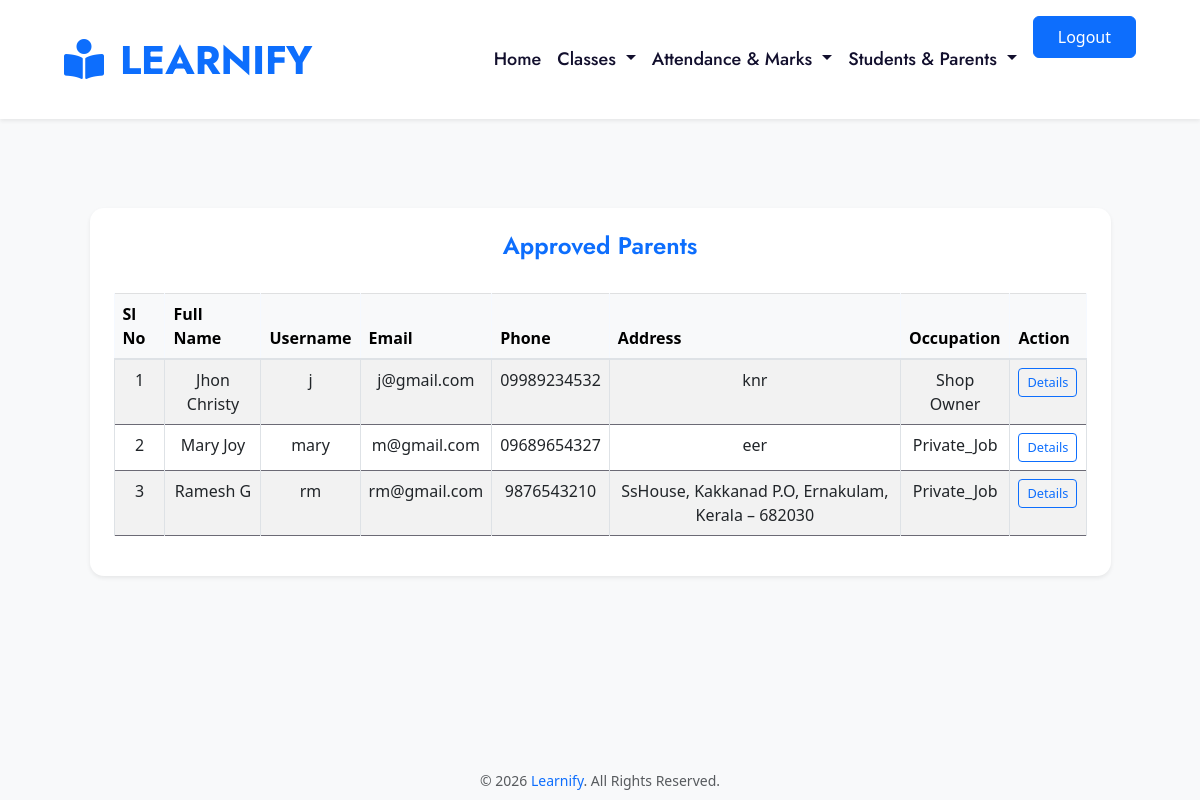
Screenshot of /view_parents with the database file from the repository.
### Parent/models.py (models this page shows)
class Parent_Reg(models.Model):
    user = models.OneToOneField(User, on_delete=models.CASCADE)
    phone = models.CharField(max_length=15)
    occupation = models.CharField(max_length=100)
    address = models.TextField()
    gender=models.CharField(max_length=100,default='null')
    status=models.CharField(max_length=100,default='pending')

### Teacher/views.py (the view)
# urls.py: path('view_parents',views.view_parents,name='view_parents'),
def view_parents(request):
   parents=Parent_Reg.objects.filter(status='approved')
   return render(request,'teacher/view_parents.html',{'p':parents})

### template/teacher/view_parents.html (shortened to what this page needs)
{% extends 'teacher/page.html' %}
{% block content %}
<div class="container py-5 mt-5">
    <div class="row justify-content-center">
        <div class="col-lg-11 col-md-12 col-sm-12">
            <div class="card shadow-sm border-0">
                <div class="text-center pt-4">
                    <h4 class="fw-semibold text-primary">
                        Approved Parents
                    </h4>
                </div>
                <div class="card-body p-4">
            <div class="table-responsive">
                <table class="table table-striped table-bordered align-middle">
                    <thead class="table-light">
                        <tr>
                            <th>Sl No</th>
                            <th>Full Name</th>
                            <th>Username</th>
                            <th>Email</th>
                            <th>Phone</th>
                            <th>Address</th>
                            <th>Occupation</th>
                            <th>Action</th>
                        </tr>
                    </thead>
                    <tbody class="text-center">
                        {% for parent in p %}
                        <tr>
                            <td>{{ forloop.counter }}</td>
                            <td>{{ parent.user.first_name }} {{ parent.user.last_name }}</td>
                            <td>{{ parent.user.username }}</td>
                            <td>{{ parent.user.email }}</td>
                            <td>{{ parent.phone }}</td>
                            <td>{{ parent.address }}</td>
                            <td>{{ parent.occupation }}</td>
                            <td>
                                <a href="{% url 'parent_details' parent.id %}"
                                class="btn btn-sm btn-outline-primary">
                                Details
                             </a>
                            </td>
                        </tr>
                        {% empty %}
                        <tr>
                            <td colspan="8">No parents found.</td>
                        </tr>
                        {% endfor %}
                    </tbody>
                </table>
            </div>
        </div>
            </div>
        </div>
    </div>
</div>
{% endblock %}

### template/teacher/view_parents.html (style rules this page uses)
body { background-color: #f8f9fa; }
.card { border-radius: 14px; background-color: #ffffff; }
.btn-sm { padding: 0.25rem 0.5rem; font-size: 0.8rem; }

### rows the page displays
Parent_Reg: user.first_name "Jhon", user.last_name "Christy", user.username "j", user.email "j@gmail.com", phone "09989234532", address "knr", occupation "Shop Owner"
Parent_Reg: user.first_name "Mary", user.last_name "Joy", user.username "mary", user.email "m@gmail.com", phone "09689654327", address "eer", occupation "Private_Job"
Parent_Reg: user.first_name "Ramesh", user.last_name "G", user.username "rm", user.email "rm@gmail.com", phone "9876543210", address "SsHouse, Kakkanad P.O, Ernakulam, Kerala – 682030", occupation "Private_Job"
